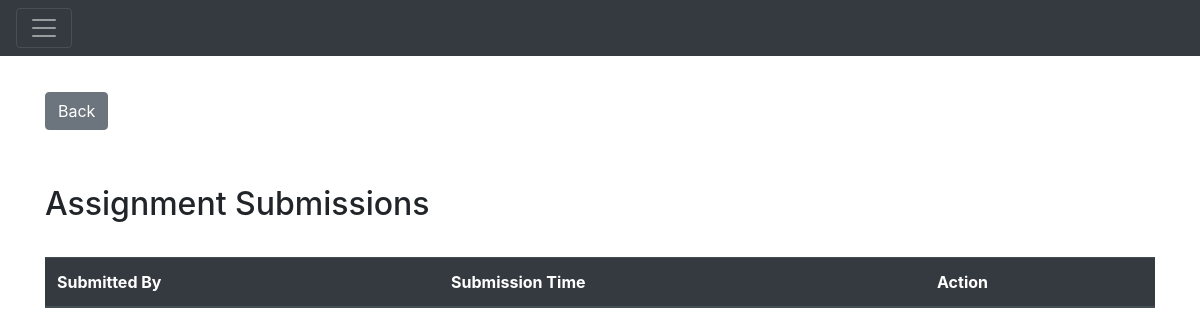
Before: /assignmentSubmission/1 (signed in) with the older database file.
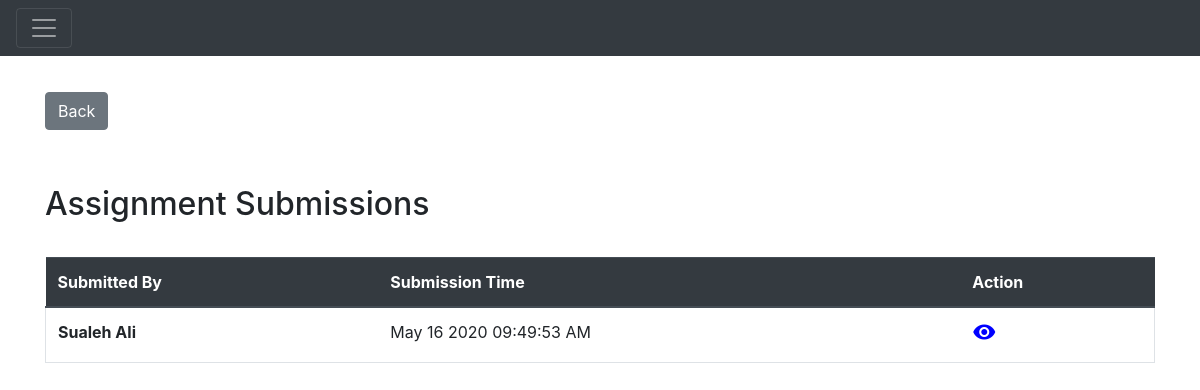
After: the same page with the newer database file.
### Application/models.py (models this page shows)
class AssignmentSubmission(db.Model):
    __tablename__ = "assignment_submissions"
    assignmentSubmissionId = db.Column(
        db.Integer,
        primary_key=True,
        autoincrement=True
    )
    submissionTime = db.Column(db.DateTime, default=datetime.datetime.utcnow() + datetime.timedelta(hours=5))
    assignmentId = db.Column(db.Integer, db.ForeignKey('assignments.assignmentId'))
    assignment = relationship("Assignment")
    assignmentGrade = db.Column(db.String(20))
    userId = db.Column(db.Integer, db.ForeignKey('users.userId'))
    user = relationship("User")
    comment = db.Column(db.String(500))
    gradeReceived = db.Column(
        db.String(10)
    )

class User(db.Model):
    __tablename__ = "users"
    userId = db.Column(
        db.Integer,
        primary_key=True,
        autoincrement=True
    )
    name = db.Column(
        db.String(100),
        index=True,
        nullable=False,
    )
    email = db.Column(
        db.String(80),
        index=True,
        unique=True,
        nullable=False
    )
    password = db.Column(
        db.String(255)
    )
    userRole = db.Column(Enum(UserRole))
    orgId = db.Column(db.Integer, db.ForeignKey('organizations.orgId'))
    organization = relationship("Organization")

### Application/assignment_submissions.py (the view)
@app.route('/assignmentSubmission/<id>')
@authenticate
def assignmentSubmission(id):
    assignmentId = escape(id)
    result = models.Assignment.query.filter_by(assignmentId=assignmentId).first()
    enrollments = result.course.enrollments
    enrollmentRole = [e for e in enrollments if e.userId == session['id']][0].enrollmentRole
    print(enrollmentRole)
    isTeacher = (enrollmentRole == models.EnrollmentRole.Teacher)
    submissions = []
    if enrollmentRole == models.EnrollmentRole.Teacher:
        submissions = models.db.session.query(models.AssignmentSubmission)\
            .filter(models.AssignmentSubmission.assignmentId == assignmentId)\
            .all()
    else:
        submissions = models.db.session.query(models.AssignmentSubmission) \
            .filter(models.AssignmentSubmission.assignmentId == assignmentId) \
            .filter(models.AssignmentSubmission.userId == session['id']) \
            .all()
    return render_template('assignment_submission.html', submissions=submissions,
                           enrollmentRole=enrollmentRole, isTeacher=isTeacher, assignmentId=id)

### Application/templates/assignment_submission.html (shortened to what this page needs)
{% extends 'main.html' %}
{% block head %}
{{ super() }}
{% endblock %}
{% block body %}
{{ super() }}
<div class="container" style="margin-top:3%;">
    <a class="btn btn-secondary" href={{url_for('getAssignmentDetailById' ,id=assignmentId) }}>Back</a>
    <div class="page-header" style="margin: 2% 0%; padding: 3% 0% 0% 0%;">
        <h2>Assignment Submissions</h2>
    </div>
        <table class="table" style="margin-top: 3%">
        <thead class="thead-dark">
        <tr>
            <th scope="col">Submitted By</th>
            <th scope="col">Submission Time</th>
            <th scope="col">Action</th>
        </tr>
        </thead>
        <tbody>
        {% for submission in submissions %}
        <tr class="border">
            <th scope="row">{{submission.user.name}}</th>
            <td>{{submission.submissionTime.strftime("%b %d %Y %r")}}</td>
            <td><a href={{ url_for('assignmentSubmissionDetail',id=submission.assignmentSubmissionId) }}
                           >
                <i class="material-icons md-48" style="color:blue;">visibility</i>
                </a>
            </td>
        </tr>
        {% endfor %}
        </tbody>
        </table>
</div>
{% endblock %}

Changed rows visible on the page:
added AssignmentSubmission: user.name "Sualeh Ali", submissionTime "May 16 2020 09:49:53 AM"
